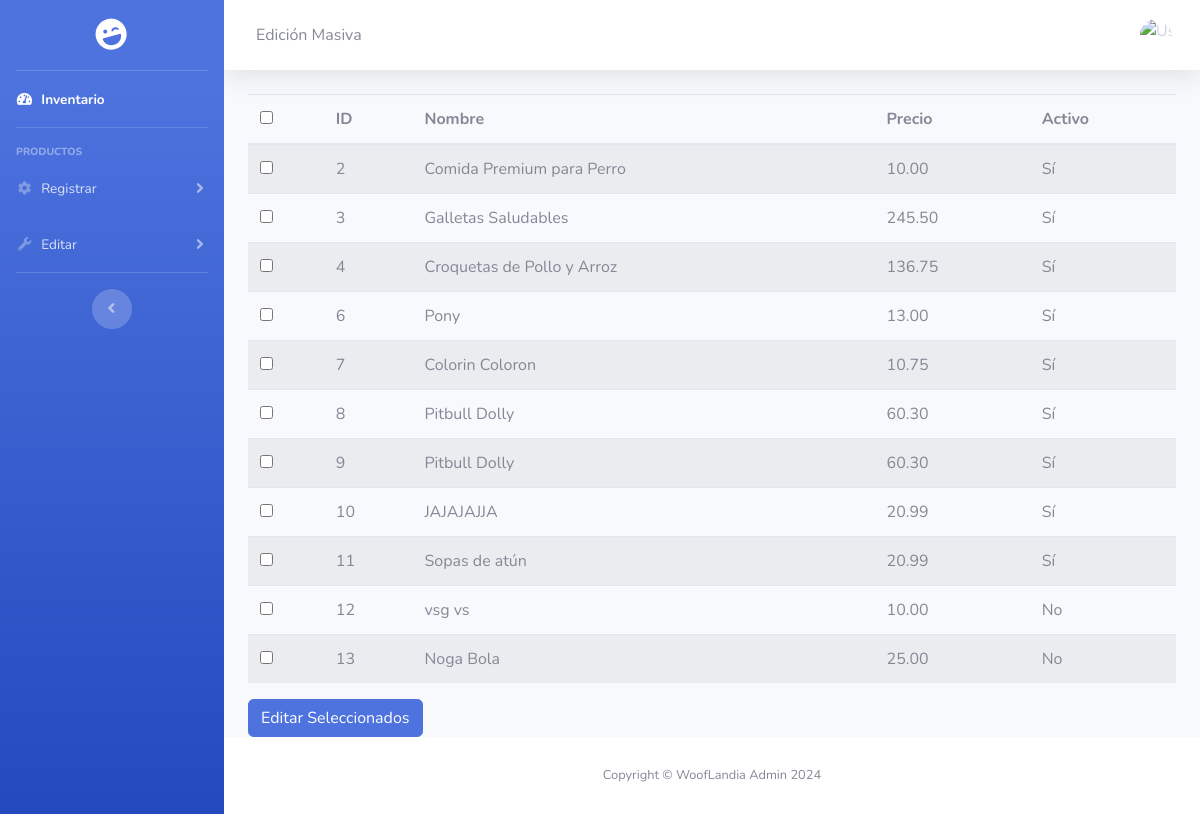
Screenshot of /admin/edicion_masiva.php with the database file from the repository.
### tables this page shows
CREATE TABLE `productos` (
  `id` int(11) NOT NULL,
  `nombre` varchar(200) NOT NULL,
  `descripcion` text NOT NULL,
  `precio` decimal(10,2) NOT NULL,
  `id_categoria` int(11) NOT NULL,
  `cantidad` int(11) NOT NULL,
  `activo` int(11) NOT NULL,
  `descuento` tinyint(3) NOT NULL DEFAULT 0
);

### admin/edicion_masiva.php (the view, shortened to what this page needs)
<?php
$pageTitle = "Edición Masiva";
include 'header.php';
$db = new Database();
$con = $db->conectar();
$sql = $con->prepare("SELECT * FROM productos");
$sql->execute();
$productos = $sql->fetchAll(PDO::FETCH_ASSOC);
?>
<div class="container-fluid">
    <form action="procesar_edicion_masiva.php" method="post">
        <table class="table table-striped">
            <thead>
                <tr>
                    <th><input type="checkbox" id="select-all"></th>
                    <th>ID</th>
                    <th>Nombre</th>
                    <th>Precio</th>
                    <th>Activo</th>
                </tr>
            </thead>
            <tbody>
                <?php foreach ($productos as $producto): ?>
                    <tr>
                        <td>
                            <input type="checkbox" name="productos[]" value="<?php echo $producto['id']; ?>">
                        </td>
                        <td><?php echo $producto['id']; ?></td>
                        <td><?php echo htmlspecialchars($producto['nombre']); ?></td>
                        <td><?php echo $producto['precio']; ?></td>
                        <td><?php echo $producto['activo'] ? 'Sí' : 'No'; ?></td>
                    </tr>
                <?php endforeach; ?>
            </tbody>
        </table>
        <button type="submit" class="btn btn-primary">Editar Seleccionados</button>
    </form>
<?php include 'footer.php'; ?>

### admin/header.php (shortened to what this page needs)
<!DOCTYPE html>
<html lang="en">
<head>
    <link href="https://cdnjs.cloudflare.com/ajax/libs/font-awesome/5.15.4/css/all.min.css" rel="stylesheet">
    <link href="css/sb-admin-2.min.css" rel="stylesheet">
</head>
<body id="page-top">
    <div id="wrapper">
        <ul class="navbar-nav bg-gradient-primary sidebar sidebar-dark accordion" id="accordionSidebar">
            <a class="sidebar-brand d-flex align-items-center justify-content-center" href="index-admin.php">
                <div class="sidebar-brand-icon rotate-n-15">
                    <i class="fas fa-laugh-wink"></i>
                </div>
            </a>
            <hr class="sidebar-divider my-0">
            <li class="nav-item active">
                <a class="nav-link" href="inventario.php">
                    <i class="fas fa-fw fa-tachometer-alt"></i>
                    <span>Inventario</span>
                </a>
            </li>
            <hr class="sidebar-divider">
            <div class="sidebar-heading">Productos</div>
            <li class="nav-item">
                <a class="nav-link collapsed" href="#" data-toggle="collapse" data-target="#collapseTwo"
                    aria-expanded="true" aria-controls="collapseTwo">
                    <i class="fas fa-fw fa-cog"></i>
                    <span>Registrar</span>
                </a>
            </li>
            <li class="nav-item">
                <a class="nav-link collapsed" href="#" data-toggle="collapse" data-target="#collapseUtilities"
                    aria-expanded="true" aria-controls="collapseUtilities">
                    <i class="fas fa-fw fa-wrench"></i>
                    <span>Editar</span>
                </a>
            </li>
            <hr class="sidebar-divider d-none d-md-block">
            <div class="text-center d-none d-md-inline">
                <button class="rounded-circle border-0" id="sidebarToggle"></button>
            </div>
        </ul>
        <div id="content-wrapper" class="d-flex flex-column">
            <div id="content">
                <nav class="navbar navbar-expand navbar-light bg-white topbar mb-4 static-top shadow">
                    <div class="sidebar-brand-text mx-3">
                        <?php echo isset($pageTitle) ? $pageTitle : "WoofLandia Admin"; ?>
                    </div>
                    <ul class="navbar-nav ml-auto">
                        <li class="nav-item dropdown no-arrow">
                            <a class="nav-link dropdown-toggle" href="#" id="userDropdown" role="button"
                                data-toggle="dropdown" aria-haspopup="true" aria-expanded="false">
                                <img class="img-profile rounded-circle" src="img/profile.jpg" alt="User Image"
                                    width="30">
                            </a>
                        </li>
                    </ul>
                </nav>
</body>
</html>

### admin/footer.php (shortened to what this page needs)
                </div>
            <footer class="sticky-footer bg-white">
                <div class="container my-auto">
                    <div class="copyright text-center my-auto">
                        <span>Copyright &copy; WoofLandia Admin 2024</span>
                    </div>
                </div>
            </footer>
</body>
</html>

### rows the page displays
productos: id "2", nombre "Comida Premium para Perro", precio "10.00", activo "Sí"
productos: id "3", nombre "Galletas Saludables", precio "245.50", activo "Sí"
productos: id "4", nombre "Croquetas de Pollo y Arroz", precio "136.75", activo "Sí"
productos: id "6", nombre "Pony", precio "13.00", activo "Sí"
productos: id "7", nombre "Colorin Coloron", precio "10.75", activo "Sí"
productos: id "8", nombre "Pitbull Dolly", precio "60.30", activo "Sí"
productos: id "9", nombre "Pitbull Dolly", precio "60.30", activo "Sí"
productos: id "10", nombre "JAJAJAJJA", precio "20.99", activo "Sí"
productos: id "11", nombre "Sopas de atún", precio "20.99", activo "Sí"
productos: id "12", nombre "vsg vs", precio "10.00", activo "No"
productos: id "13", nombre "Noga Bola", precio "25.00", activo "No"

### other values shown
$pageTitle "Edición Masiva"
